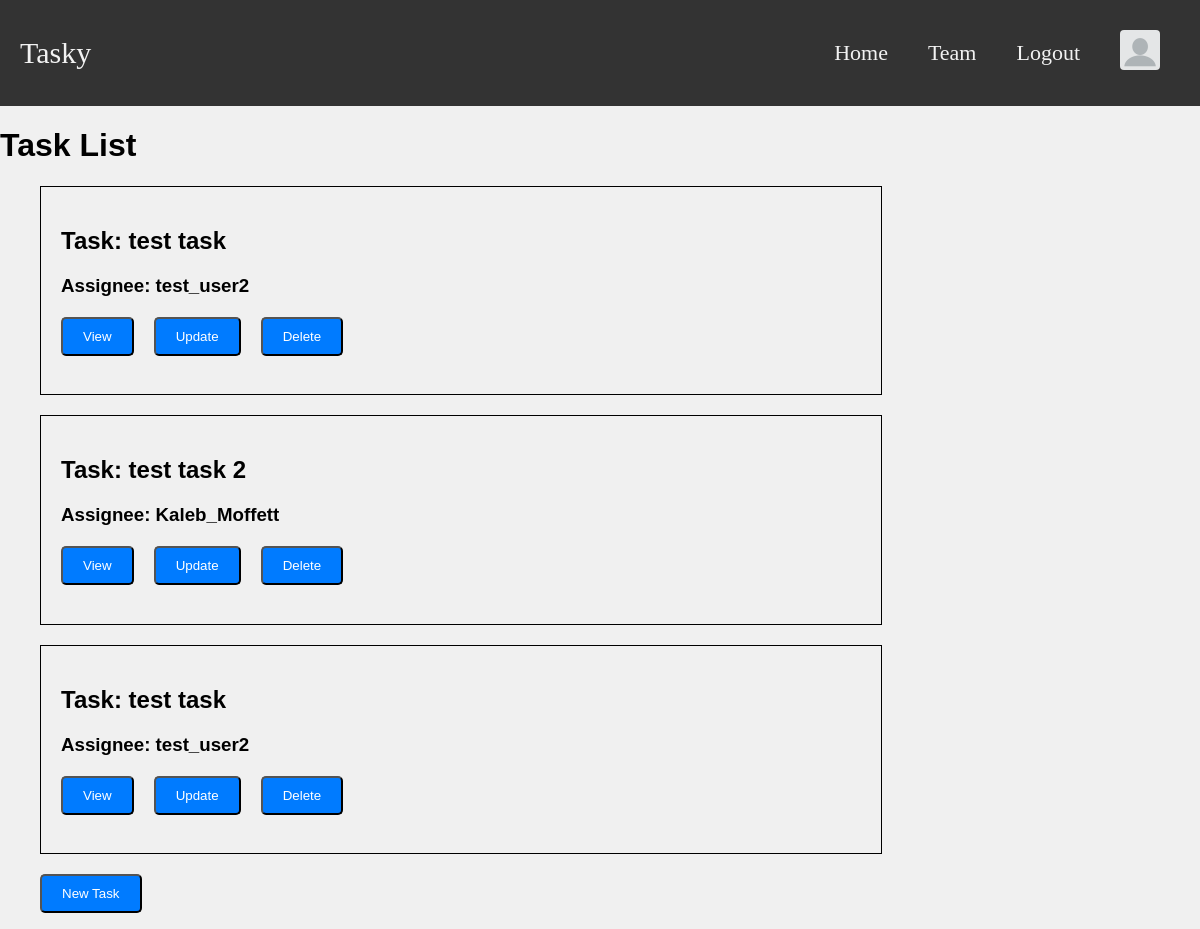
Page /tasks/ (signed in) on the committed database.
### task_manager_app/models.py (models this page shows, shortened)
class Task(models.Model):
    title = models.CharField(max_length=200, blank=False)
    description = models.TextField(max_length=200, blank=False)
    due_date = models.DateField(blank=False)
    completion_stage = models.CharField(max_length=200, choices=[('Not Started', 'Not Started'),
                                                                 ('Working On', 'Working On'),
                                                                 ('Completed', 'Completed')], blank=False)
    email_sent = models.BooleanField(blank=True, default=False)
    '''
        One-to-Many Relationship
        Each Task has a ForeignKey relationship with TeamMember
        to represent the team member assigned to that task
    '''
    assignee = models.ForeignKey(TeamMember, on_delete=models.SET_NULL, null=True, related_name='tasks')
    def get_absolute_url(self):
        return reverse('task-detail', args=[str(self.id)])

class TeamMember(models.Model):
    name = models.CharField(max_length=200)
    team = models.ForeignKey(Team, on_delete=models.CASCADE, related_name='members')
    user = models.OneToOneField(User, null=True, on_delete=models.CASCADE)

### task_manager_app/views.py (the view)
# urls.py: path('tasks/', views.TaskListView.as_view(), name = 'task-list'),
class TaskListView(generic.ListView):
    model = Task

### task_manager_app/templates/task_manager_app/task_list.html (shortened to what this page needs)
{% extends "task_manager_app/base_template.html" %}
{% block content %}
    <h1>Task List</h1>
    {% if task_list %}
        <ul>
            {% for task in task_list %}
                <div class="container-left">
                    <h2> Task: {{ task.title }} </h2>
                    <h3> Assignee: {{ task.assignee.name }}
                    <div class="button-layout">
                        <a href="{{ task.get_absolute_url }}">
                            <button class="btn">View</button>
                        </a>
                        <a class="nav-link" aria-current="page" href="{% url 'task-update' task.id %}">
                            <button class="btn">Update</button>
                        </a>
                        <a class="nav-link" aria-current="page" href="{% url 'task-delete' task.id %}">
                            <button class="btn">Delete</button>
                        </a>
                    </div>
                </div>
            {% endfor %}
            <a href="{% url 'task-create' %}">
                <button class="btn">New Task</button>
            </a>
        </ul>
    {% else %}
        <p>There are no tasks registered.</p>
        <a href="{% url 'task-create' %}">
            <button class="btn">New Task</button>
        </a>
    {% endif %}
{% endblock %}

### task_manager_app/templates/task_manager_app/base_template.html (style rules this page uses)
body { font-family: Arial, sans-serif; margin: 0; padding: 0; background-color: #f0f0f0; }
.container-left { max-width: 800px; margin-left: 0px; margin-bottom: 20px; border: 1px solid black; text-align: left; padding: 20px; }
.btn { display: inline-block; padding: 10px 20px; background-color: #007bff; color: #fff; text-decoration: none; border-radius: 5px; margin-right: 10px; transition: background-color 0.3s; }
.button-layout { display: flex; align-items: center; gap: 10px; margin-top: 20px; }

### task_manager_app/templates/task_manager_app/task_list.html (style rules this page uses)
.container-left { max-width: 800px; margin-left: 0px; margin-bottom: 20px; border: 1px solid black; text-align: left; padding: 20px; }
.btn { display: inline-block; padding: 10px 20px; background-color: #007bff; color: #fff; text-decoration: none; border-radius: 5px; margin-right: 10px; transition: background-color 0.3s; }
.button-layout { display: flex; align-items: center; gap: 10px; margin-top: 20px; }

### rows in the picture
Task: title "test task", assignee.name "test_user2"
Task: title "test task 2", assignee.name "Kaleb_Moffett"
Task: title "test task", assignee.name "test_user2"
